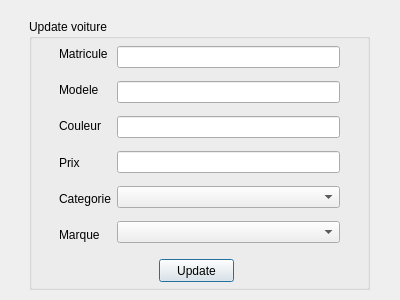
<?xml version="1.0" encoding="UTF-8"?>
<ui version="4.0">
 <class>formUpdateVoiture</class>
 <widget class="QDialog" name="formUpdateVoiture">
  <property name="geometry">
   <rect>
    <x>0</x>
    <y>0</y>
    <width>400</width>
    <height>300</height>
   </rect>
  </property>
  <property name="windowTitle">
   <string>Dialog</string>
  </property>
  <widget class="QGroupBox" name="groupBox">
   <property name="geometry">
    <rect>
     <x>29</x>
     <y>19</y>
     <width>341</width>
     <height>271</height>
    </rect>
   </property>
   <property name="title">
    <string>Update voiture</string>
   </property>
   <widget class="QPushButton" name="pushButton_modifier">
    <property name="geometry">
     <rect>
      <x>130</x>
      <y>240</y>
      <width>75</width>
      <height>23</height>
     </rect>
    </property>
    <property name="text">
     <string>Update</string>
    </property>
   </widget>
   <widget class="QWidget" name="">
    <property name="geometry">
     <rect>
      <x>30</x>
      <y>20</y>
      <width>281</width>
      <height>211</height>
     </rect>
    </property>
    <layout class="QHBoxLayout" name="horizontalLayout">
     <item>
      <layout class="QVBoxLayout" name="verticalLayout_2">
       <item>
        <widget class="QLabel" name="label">
         <property name="text">
          <string>Matricule</string>
         </property>
        </widget>
       </item>
       <item>
        <widget class="QLabel" name="label_2">
         <property name="text">
          <string>Modele</string>
         </property>
        </widget>
       </item>
       <item>
        <widget class="QLabel" name="label_3">
         <property name="text">
          <string>Couleur</string>
         </property>
        </widget>
       </item>
       <item>
        <widget class="QLabel" name="label_4">
         <property name="text">
          <string>Prix</string>
         </property>
        </widget>
       </item>
       <item>
        <widget class="QLabel" name="label_5">
         <property name="text">
          <string>Categorie</string>
         </property>
        </widget>
       </item>
       <item>
        <widget class="QLabel" name="label_6">
         <property name="text">
          <string>Marque</string>
         </property>
        </widget>
       </item>
      </layout>
     </item>
     <item>
      <layout class="QVBoxLayout" name="verticalLayout">
       <item>
        <widget class="QLineEdit" name="input_matricule"/>
       </item>
       <item>
        <widget class="QLineEdit" name="input_modele"/>
       </item>
       <item>
        <widget class="QLineEdit" name="input_couleur"/>
       </item>
       <item>
        <widget class="QLineEdit" name="input_prix"/>
       </item>
       <item>
        <widget class="QComboBox" name="comboBox_categorie"/>
       </item>
       <item>
        <widget class="QComboBox" name="comboBox_marque"/>
       </item>
      </layout>
     </item>
    </layout>
   </widget>
  </widget>
 </widget>
 <resources/>
 <connections/>
</ui>
